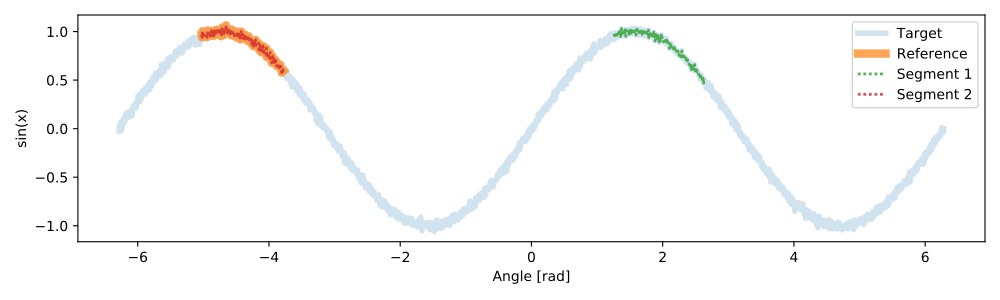

Recreate this plot in Python.
# From the plot, it is clear there are segments that do not belong.
# By accessing the ``Segmenter`` attributes, the algorithm and this error are better understood (and resolved).

# First we look at the original segments before clustering
np.around(s.groups, decimals=7)
# array([[1.200000e+03, 1.420000e+03, 9.916268e-01],
# [2.000000e+02, 4.000000e+02, 9.904041e-01],
# [4.000000e+02, 5.820000e+02, 8.933443e-01],
# [1.421000e+03, 1.601000e+03, 8.833249e-01],
# [5.830000e+02, 7.650000e+02, 7.286635e-01],
# [1.602000e+03, 1.782000e+03, 6.541974e-01]])

# As shown in the output, there are a total of 6 segments found before clustering.

# As the distribution of segments is apporx. [0.99,0.99,0.89,0.88,0.72,0.65],
# the attribute, ``Segmenter.cAdd``, (defaults to 0.5) that is added for forcing clusters
# only combines the last two values, 0.72 and 0.65 in the lower cluser.

# Modifying this attribute would then change the clusters, for example:

s.cAdd = 0.8
np.around(s.segment(), decimals=7)
# array([[1.200000e+03, 1.420000e+03, 9.916268e-01],
# [2.000000e+02, 4.000000e+02, 9.904041e-01]])


# If the attribute is removed, then only the original segments are used in the clustering.
# However, this results in the same cluster as the original where the default of ``cAdd`` was 0.5.

s.cAdd = None
np.around(s.segment(), decimals=7)
# array([[1.200000e+03, 1.420000e+03, 9.916268e-01],
# [2.000000e+02, 4.000000e+02, 9.904041e-01],
# [4.000000e+02, 5.820000e+02, 8.933443e-01],
# [1.421000e+03, 1.601000e+03, 8.833249e-01]])

# Alternatively, the minimum correlation for a given segment can be set with the ``Segmenter.cMin`` attribute.

s.cMin = 0.9
np.around(s.segment(),decimals=7)
# array([[1.200000e+03, 1.420000e+03, 9.916268e-01]])


# Since the ``cAdd`` was removed, the only segments available (higher than 0.9 correlation)
# were both 0.99, making the clustering result in a single segment.

# If ``cAdd`` is set back to the default, the segment is correct.

s.cAdd = 0.5
segments = s.segment() 
np.around(segments, decimals=7)
# array([[1.200000e+03, 1.420000e+03, 9.916268e-01],
# [2.000000e+02, 4.000000e+02, 9.904041e-01]])

# Finally, plotting these segments shows the alignment and logical sub-series
# identification.

plt.figure(figsize=(10,3))#doctest: +SKIP
#plot the full sine wave
plt.plot(x, targ,linewidth=4,alpha=0.2,label='Target')#doctest: +SKIP
#plot the original reference segment
plt.plot(x[t_s:t_e], targ[t_s:t_e],linewidth=6,alpha=0.7,label='Reference')#doctest: +SKIP
#plot all segments found
seg_num = 1
for seg in segments:
    st = seg[0]
    e = seg[1]
    plt.plot(x[st:e], targ[st:e],dashes=[1,1],linewidth=2,alpha=0.8, #doctest: +SKIP
             label='Segment {}'.format(seg_num)) #doctest: +SKIP
    seg_num += 1
plt.xlabel('Angle [rad]')#doctest: +SKIP
plt.ylabel('sin(x)')#doctest: +SKIP
plt.legend()#doctest: +SKIP
plt.tight_layout()#doctest: +SKIP
plt.show()#doctest: +SKIP
